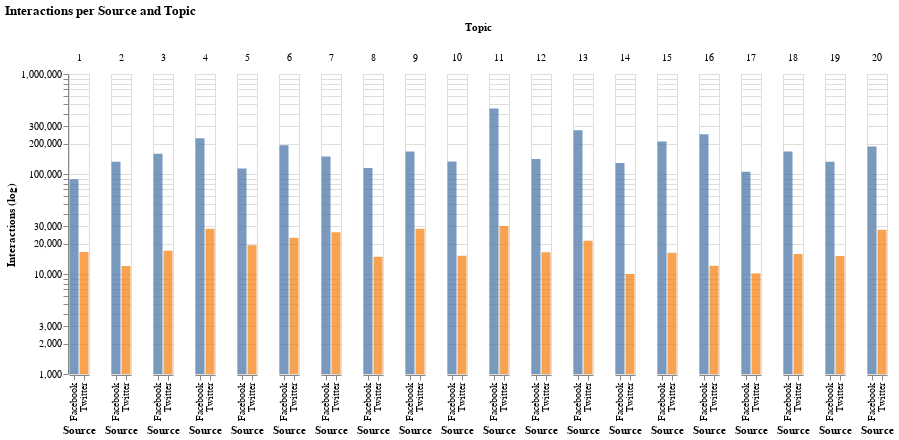

The notebook cell this image was saved under:
### Code cell
p_data = grouped.copy()
p_data["source"] = p_data.index.get_level_values("source")
p_data.columns = ["count", "sum", "mean", "Source"]
p_data.reset_index(inplace=True)
p_data["Topic"] = p_data.topic_interpretation

chart = alt.Chart(p_data, title="Interactions per Source and Topic").mark_bar().encode(
    alt.X("Source:N"),
    alt.Y("sum(sum):Q", 
          scale=alt.Scale(type="log", base=10),
          title="Interactions (log)"),
    column=alt.Column("topic:O", title="Topic"),
    color=alt.Color("Source", legend=None),
    opacity=alt.value(0.75),
    tooltip=["Topic"]
).properties(
    width=20
)

#chart.save(os.path.join(figures_path, "topics", "interactions_per_source_layered.html"))
chart

### Figure 1 — Vega-Lite specification as saved in the notebook (floating-point values rounded to 4 significant figures)
{"$schema": "https://vega.github.io/schema/vega-lite/v3.4.0.json", "config": {"mark": {"tooltip": null}, "view": {"height": 300, "width": 400}}, "data": {"name": "data-33738a9dd98b4fd2656d0e23b7e39281"}, "datasets": {"data-33738a9dd98b4fd2656d0e23b7e39281": [{"Source": "Facebook", "Topic": "-", "count": 469, "mean": 189.2, "source": "Facebook", "sum": 88713, "topic": 1, "topic_interpretation": "-"}, {"Source": "Twitter", "Topic": "-", "count": 468, "mean": 35.41, "source": "Twitter", "sum": 16572, "topic": 1, "topic_interpretation": "-"}, {"Source": "Facebook", "Topic": "Wohnen", "count": 524, "mean": 253.2, "source": "Facebook", "sum": 132659, "topic": 2, "topic_interpretation": "Wohnen"}, {"Source": "Twitter", "Topic": "Wohnen", "count": 471, "mean": 25.47, "source": "Twitter", "sum": 11996, "topic": 2, "topic_interpretation": "Wohnen"}, {"Source": "Facebook", "Topic": "Grüne", "count": 602, "mean": 265.1, "source": "Facebook", "sum": 159577, "topic": 3, "topic_interpretation": "Grüne"}, {"Source": "Twitter", "Topic": "Grüne", "count": 632, "mean": 27.0, "source": "Twitter", "sum": 17063, "topic": 3, "topic_interpretation": "Grüne"}, {"Source": "Facebook", "Topic": "Steuern / Geld", "count": 707, "mean": 321.6, "source": "Facebook", "sum": 227364, "topic": 4, "topic_interpretation": "Steuern / Geld"}, {"Source": "Twitter", "Topic": "Steuern / Geld", "count": 728, "mean": 38.99, "source": "Twitter", "sum": 28384, "topic": 4, "topic_interpretation": "Steuern / Geld"}, {"Source": "Facebook", "Topic": "ÖVP Mobilisierung", "count": 449, "mean": 252.1, "source": "Facebook", "sum": 113189, "topic": 5, "topic_interpretation": "ÖVP Mobilisierung"}, {"Source": "Twitter", "Topic": "ÖVP Mobilisierung", "count": 417, "mean": 46.57, "source": "Twitter", "sum": 19421, "topic": 5, "topic_interpretation": "ÖVP Mobilisierung"}, {"Source": "Facebook", "Topic": "Parteien", "count": 719, "mean": 269.8, "source": "Facebook", "sum": 194006, "topic": 6, "topic_interpretation": "Parteien"}, {"Source": "Twitter", "Topic": "Parteien", "count": 776, "mean": 29.65, "source": "Twitter", "sum": 23009, "topic": 6, "topic_interpretation": "Parteien"}, {"Source": "Facebook", "Topic": "Prognosen", "count": 634, "mean": 236.4, "source": "Facebook", "sum": 149874, "topic": 7, "topic_interpretation": "Prognosen"}, {"Source": "Twitter", "Topic": "Prognosen", "count": 562, "mean": 46.63, "source": "Twitter", "sum": 26208, "topic": 7, "topic_interpretation": "Prognosen"}, {"Source": "Facebook", "Topic": "KPÖ / Linke Forderungen", "count": 492, "mean": 234.0, "source": "Facebook", "sum": 115130, "topic": 8, "topic_interpretation": "KPÖ / Linke Forderungen"}, {"Source": "Twitter", "Topic": "KPÖ / Linke Forderungen", "count": 553, "mean": 26.94, "source": "Twitter", "sum": 14898, "topic": 8, "topic_interpretation": "KPÖ / Linke Forderungen"}, {"Source": "Facebook", "Topic": "Dank / TV-Runde", "count": 544, "mean": 308.7, "source": "Facebook", "sum": 167913, "topic": 9, "topic_interpretation": "Dank / TV-Runde"}, {"Source": "Twitter", "Topic": "Dank / TV-Runde", "count": 791, "mean": 35.93, "source": "Twitter", "sum": 28424, "topic": 9, "topic_interpretation": "Dank / TV-Runde"}, {"Source": "Facebook", "Topic": "Links / Alternativ", "count": 518, "mean": 256.8, "source": "Facebook", "sum": 133007, "topic": 10, "topic_interpretation": "Links / Alternativ"}, {"Source": "Twitter", "Topic": "Links / Alternativ", "count": 526, "mean": 28.98, "source": "Twitter", "sum": 15244, "topic": 10, "topic_interpretation": "Links / Alternativ"}, {"Source": "Facebook", "Topic": "ÖVP", "count": 1099, "mean": 411.4, "source": "Facebook", "sum": 452139, "topic": 11, "topic_interpretation": "ÖVP"}, {"Source": "Twitter", "Topic": "ÖVP", "count": 725, "mean": 41.77, "source": "Twitter", "sum": 30286, "topic": 11, "topic_interpretation": "ÖVP"}, {"Source": "Facebook", "Topic": "-", "count": 626, "mean": 225.6, "source": "Facebook", "sum": 141228, "topic": 12, "topic_interpretation": "-"}, {"Source": "Twitter", "Topic": "-", "count": 509, "mean": 32.39, "source": "Twitter", "sum": 16486, "topic": 12, "topic_interpretation": "-"}, {"Source": "Facebook", "Topic": "SPÖ", "count": 809, "mean": 338.6, "source": "Facebook", "sum": 273951, "topic": 13, "topic_interpretation": "SPÖ"}, {"Source": "Twitter", "Topic": "SPÖ", "count": 755, "mean": 28.4, "source": "Twitter", "sum": 21445, "topic": 13, "topic_interpretation": "SPÖ"}, {"Source": "Facebook", "Topic": "Volksparteien", "count": 428, "mean": 300.6, "source": "Facebook", "sum": 128653, "topic": 14, "topic_interpretation": "Volksparteien"}, {"Source": "Twitter", "Topic": "Volksparteien", "count": 394, "mean": 25.31, "source": "Twitter", "sum": 9972, "topic": 14, "topic_interpretation": "Volksparteien"}, {"Source": "Facebook", "Topic": "-", "count": 587, "mean": 359.9, "source": "Facebook", "sum": 211253, "topic": 15, "topic_interpretation": "-"}, {"Source": "Twitter", "Topic": "-", "count": 588, "mean": 27.74, "source": "Twitter", "sum": 16312, "topic": 15, "topic_interpretation": "-"}, {"Source": "Facebook", "Topic": "FPÖ", "count": 621, "mean": 401.5, "source": "Facebook", "sum": 249352, "topic": 16, "topic_interpretation": "FPÖ"}, {"Source": "Twitter", "Topic": "FPÖ", "count": 457, "mean": 26.53, "source": "Twitter", "sum": 12125, "topic": 16, "topic_interpretation": "FPÖ"}, {"Source": "Facebook", "Topic": "-", "count": 473, "mean": 222.5, "source": "Facebook", "sum": 105266, "topic": 17, "topic_interpretation": "-"}, {"Source": "Twitter", "Topic": "-", "count": 391, "mean": 25.85, "source": "Twitter", "sum": 10106, "topic": 17, "topic_interpretation": "-"}, {"Source": "Facebook", "Topic": "Wahlkampfslogans", "count": 589, "mean": 285.1, "source": "Facebook", "sum": 167896, "topic": 18, "topic_interpretation": "Wahlkampfslogans"}, {"Source": "Twitter", "Topic": "Wahlkampfslogans", "count": 421, "mean": 37.65, "source": "Twitter", "sum": 15852, "topic": 18, "topic_interpretation": "Wahlkampfslogans"}, {"Source": "Facebook", "Topic": "-", "count": 520, "mean": 255.4, "source": "Facebook", "sum": 132786, "topic": 19, "topic_interpretation": "-"}, {"Source": "Twitter", "Topic": "-", "count": 542, "mean": 28.0, "source": "Twitter", "sum": 15177, "topic": 19, "topic_interpretation": "-"}, {"Source": "Facebook", "Topic": "Stenzel Rede bei IB", "count": 621, "mean": 303.1, "source": "Facebook", "sum": 188230, "topic": 20, "topic_interpretation": "Stenzel Rede bei IB"}, {"Source": "Twitter", "Topic": "Stenzel Rede bei IB", "count": 647, "mean": 42.82, "source": "Twitter", "sum": 27707, "topic": 20, "topic_interpretation": "Stenzel Rede bei IB"}]}, "encoding": {"color": {"field": "Source", "legend": null, "type": "nominal"}, "column": {"field": "topic", "title": "Topic", "type": "ordinal"}, "opacity": {"value": 0.75}, "tooltip": [{"field": "Topic", "type": "nominal"}], "x": {"field": "Source", "type": "nominal"}, "y": {"aggregate": "sum", "field": "sum", "scale": {"base": 10, "type": "log"}, "title": "Interactions (log)", "type": "quantitative"}}, "mark": "bar", "title": "Interactions per Source and Topic", "width": 20}
